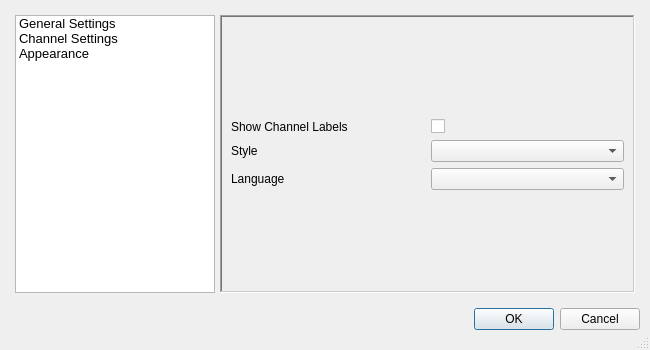
<?xml version="1.0" encoding="UTF-8"?>
<ui version="4.0">
 <class>gui_Preferences</class>
 <widget class="QDialog" name="gui_Preferences">
  <property name="geometry">
   <rect>
    <x>0</x>
    <y>0</y>
    <width>650</width>
    <height>350</height>
   </rect>
  </property>
  <property name="minimumSize">
   <size>
    <width>600</width>
    <height>350</height>
   </size>
  </property>
  <property name="windowTitle">
   <string>Preferences</string>
  </property>
  <property name="sizeGripEnabled">
   <bool>true</bool>
  </property>
  <property name="modal">
   <bool>false</bool>
  </property>
  <layout class="QGridLayout" name="gridLayout_5">
   <property name="leftMargin">
    <number>10</number>
   </property>
   <property name="topMargin">
    <number>10</number>
   </property>
   <property name="rightMargin">
    <number>10</number>
   </property>
   <property name="bottomMargin">
    <number>20</number>
   </property>
   <property name="spacing">
    <number>10</number>
   </property>
   <item row="2" column="0">
    <widget class="QDialogButtonBox" name="ctrl_actionButtons">
     <property name="minimumSize">
      <size>
       <width>0</width>
       <height>0</height>
      </size>
     </property>
     <property name="orientation">
      <enum>Qt::Horizontal</enum>
     </property>
     <property name="standardButtons">
      <set>QDialogButtonBox::Cancel|QDialogButtonBox::Ok</set>
     </property>
    </widget>
   </item>
   <item row="1" column="0">
    <layout class="QGridLayout" name="gridLayout_2">
     <property name="margin">
      <number>5</number>
     </property>
     <property name="spacing">
      <number>5</number>
     </property>
     <item row="0" column="0">
      <widget class="QListWidget" name="ctrl_preferenceTabList">
       <property name="minimumSize">
        <size>
         <width>0</width>
         <height>0</height>
        </size>
       </property>
       <property name="maximumSize">
        <size>
         <width>200</width>
         <height>16777215</height>
        </size>
       </property>
       <property name="sizeIncrement">
        <size>
         <width>0</width>
         <height>0</height>
        </size>
       </property>
       <property name="font">
        <font>
         <pointsize>10</pointsize>
        </font>
       </property>
       <property name="iconSize">
        <size>
         <width>40</width>
         <height>35</height>
        </size>
       </property>
       <property name="spacing">
        <number>10</number>
       </property>
       <item>
        <property name="text">
         <string>General Settings</string>
        </property>
        <property name="icon">
         <iconset resource="gui_resources.qrc">
          <normaloff>:/Images/pref_gears.png</normaloff>:/Images/pref_gears.png</iconset>
        </property>
       </item>
       <item>
        <property name="text">
         <string>Channel Settings</string>
        </property>
        <property name="icon">
         <iconset resource="gui_resources.qrc">
          <normaloff>:/Images/pref_sliders.png</normaloff>:/Images/pref_sliders.png</iconset>
        </property>
       </item>
       <item>
        <property name="text">
         <string>Appearance</string>
        </property>
        <property name="icon">
         <iconset resource="gui_resources.qrc">
          <normaloff>:/Images/pref_appearance.png</normaloff>:/Images/pref_appearance.png</iconset>
        </property>
       </item>
      </widget>
     </item>
     <item row="0" column="1" colspan="2">
      <widget class="QStackedWidget" name="ctrl_preferenceTabs">
       <property name="minimumSize">
        <size>
         <width>300</width>
         <height>0</height>
        </size>
       </property>
       <property name="frameShape">
        <enum>QFrame::WinPanel</enum>
       </property>
       <property name="frameShadow">
        <enum>QFrame::Sunken</enum>
       </property>
       <property name="currentIndex">
        <number>2</number>
       </property>
       <widget class="QWidget" name="page_generalSettings">
        <layout class="QGridLayout" name="gridLayout_4">
         <item row="10" column="0" colspan="2">
          <widget class="QLabel" name="lbl_startupProfile">
           <property name="text">
            <string>Startup Profile</string>
           </property>
          </widget>
         </item>
         <item row="3" column="2">
          <widget class="QCheckBox" name="ctrl_showTooltipOnMinimize">
           <property name="enabled">
            <bool>true</bool>
           </property>
           <property name="sizePolicy">
            <sizepolicy hsizetype="Fixed" vsizetype="Fixed">
             <horstretch>0</horstretch>
             <verstretch>0</verstretch>
            </sizepolicy>
           </property>
           <property name="styleSheet">
            <string notr="true"/>
           </property>
           <property name="text">
            <string/>
           </property>
          </widget>
         </item>
         <item row="11" column="0" colspan="2">
          <widget class="QLabel" name="lbl_shutdownProfile">
           <property name="text">
            <string>Shutdown Profile</string>
           </property>
          </widget>
         </item>
         <item row="0" column="2">
          <widget class="QCheckBox" name="ctrl_minimizeToTray">
           <property name="sizePolicy">
            <sizepolicy hsizetype="Fixed" vsizetype="Fixed">
             <horstretch>0</horstretch>
             <verstretch>0</verstretch>
            </sizepolicy>
           </property>
           <property name="styleSheet">
            <string notr="true"/>
           </property>
           <property name="text">
            <string/>
           </property>
          </widget>
         </item>
         <item row="1" column="2">
          <widget class="QCheckBox" name="ctrl_minimizeOnStart">
           <property name="sizePolicy">
            <sizepolicy hsizetype="Fixed" vsizetype="Fixed">
             <horstretch>0</horstretch>
             <verstretch>0</verstretch>
            </sizepolicy>
           </property>
           <property name="styleSheet">
            <string notr="true"/>
           </property>
           <property name="text">
            <string/>
           </property>
          </widget>
         </item>
         <item row="7" column="0" colspan="6">
          <widget class="Line" name="line">
           <property name="orientation">
            <enum>Qt::Horizontal</enum>
           </property>
          </widget>
         </item>
         <item row="3" column="0">
          <widget class="QLabel" name="lbl_ShowTooltipOnMinimize">
           <property name="enabled">
            <bool>true</bool>
           </property>
           <property name="text">
            <string>Show Tooltips while Minimized</string>
           </property>
           <property name="wordWrap">
            <bool>true</bool>
           </property>
          </widget>
         </item>
         <item row="2" column="2">
          <widget class="QCheckBox" name="ctrl_quitOnClose">
           <property name="sizePolicy">
            <sizepolicy hsizetype="Fixed" vsizetype="Fixed">
             <horstretch>0</horstretch>
             <verstretch>0</verstretch>
            </sizepolicy>
           </property>
           <property name="styleSheet">
            <string notr="true"/>
           </property>
           <property name="text">
            <string/>
           </property>
          </widget>
         </item>
         <item row="0" column="0">
          <widget class="QLabel" name="lbl_MinimizeToTray">
           <property name="text">
            <string>Minimize to Tray</string>
           </property>
          </widget>
         </item>
         <item row="1" column="0">
          <widget class="QLabel" name="lbl_minimizeOnStart">
           <property name="text">
            <string>Start Minimized</string>
           </property>
          </widget>
         </item>
         <item row="2" column="0">
          <widget class="QLabel" name="lbl_quitOnClose">
           <property name="text">
            <string>Quit on Close</string>
           </property>
          </widget>
         </item>
         <item row="10" column="2" colspan="4">
          <widget class="QComboBox" name="ctrl_startupProfile">
           <property name="styleSheet">
            <string notr="true"/>
           </property>
          </widget>
         </item>
         <item row="11" column="2" colspan="4">
          <widget class="QComboBox" name="ctrl_shutdownProfile">
           <property name="styleSheet">
            <string notr="true"/>
           </property>
           <property name="editable">
            <bool>false</bool>
           </property>
          </widget>
         </item>
         <item row="0" column="5">
          <widget class="QCheckBox" name="ctrl_alwaysShowTrayIcon">
           <property name="sizePolicy">
            <sizepolicy hsizetype="Fixed" vsizetype="Fixed">
             <horstretch>0</horstretch>
             <verstretch>0</verstretch>
            </sizepolicy>
           </property>
           <property name="text">
            <string/>
           </property>
          </widget>
         </item>
         <item row="0" column="3" colspan="2">
          <widget class="QLabel" name="lbl_alwaysShowTrayIcon">
           <property name="text">
            <string>Always Show Tray Icon</string>
           </property>
          </widget>
         </item>
        </layout>
       </widget>
       <widget class="QWidget" name="page_channelSettings">
        <layout class="QGridLayout" name="gridLayout">
         <item row="2" column="0" colspan="4">
          <widget class="QLabel" name="lbl_useLogRpmScale">
           <property name="text">
            <string>RPM sliders use logarithmic scale</string>
           </property>
          </widget>
         </item>
         <item row="2" column="4">
          <widget class="QCheckBox" name="ctrl_useLogRpmScale">
           <property name="styleSheet">
            <string notr="true"/>
           </property>
           <property name="text">
            <string/>
           </property>
          </widget>
         </item>
         <item row="3" column="0" colspan="6">
          <spacer name="verticalSpacer">
           <property name="orientation">
            <enum>Qt::Vertical</enum>
           </property>
           <property name="sizeHint" stdset="0">
            <size>
             <width>20</width>
             <height>40</height>
            </size>
           </property>
          </spacer>
         </item>
         <item row="0" column="0" rowspan="2" colspan="6">
          <widget class="QGroupBox" name="groupBox_3">
           <property name="title">
            <string/>
           </property>
           <property name="flat">
            <bool>false</bool>
           </property>
           <layout class="QGridLayout" name="gridLayout_3">
            <property name="margin">
             <number>5</number>
            </property>
            <item row="3" column="1">
             <widget class="QLineEdit" name="ctrl_channel3FanName"/>
            </item>
            <item row="2" column="0">
             <widget class="QLabel" name="lbl_channel2Name">
              <property name="text">
               <string>Channel 2</string>
              </property>
             </widget>
            </item>
            <item row="1" column="1">
             <widget class="QLineEdit" name="ctrl_channel1FanName"/>
            </item>
            <item row="6" column="1">
             <widget class="QLineEdit" name="ctrl_channel5FanName"/>
            </item>
            <item row="2" column="1">
             <widget class="QLineEdit" name="ctrl_channel2FanName"/>
            </item>
            <item row="4" column="1">
             <widget class="QLineEdit" name="ctrl_channel4FanName"/>
            </item>
            <item row="3" column="0">
             <widget class="QLabel" name="lbl_channel3Name">
              <property name="text">
               <string>Channel 3</string>
              </property>
             </widget>
            </item>
            <item row="4" column="0">
             <widget class="QLabel" name="lbl_channel4Name">
              <property name="text">
               <string>Channel 4</string>
              </property>
             </widget>
            </item>
            <item row="6" column="0">
             <widget class="QLabel" name="lbl_channel5Name">
              <property name="text">
               <string>Channel 5</string>
              </property>
             </widget>
            </item>
            <item row="1" column="0">
             <widget class="QLabel" name="lbl_channel1Name">
              <property name="text">
               <string>Channel 1</string>
              </property>
             </widget>
            </item>
            <item row="1" column="2">
             <widget class="QLineEdit" name="ctrl_channel1TempName"/>
            </item>
            <item row="2" column="2">
             <widget class="QLineEdit" name="ctrl_channel2TempName"/>
            </item>
            <item row="3" column="2">
             <widget class="QLineEdit" name="ctrl_channel3TempName"/>
            </item>
            <item row="4" column="2">
             <widget class="QLineEdit" name="ctrl_channel4TempName"/>
            </item>
            <item row="6" column="2">
             <widget class="QLineEdit" name="ctrl_channel5TempName"/>
            </item>
            <item row="0" column="1">
             <widget class="QLabel" name="lbl_channelNameHeader">
              <property name="text">
               <string>Fan Name</string>
              </property>
             </widget>
            </item>
            <item row="0" column="2">
             <widget class="QLabel" name="lbl_channelTempHeader">
              <property name="text">
               <string>Temperature Probe</string>
              </property>
             </widget>
            </item>
           </layout>
          </widget>
         </item>
        </layout>
       </widget>
       <widget class="QWidget" name="page_appearanceSettings">
        <layout class="QGridLayout" name="gridLayout_6">
         <item row="2" column="1">
          <widget class="QComboBox" name="ctrl_style"/>
         </item>
         <item row="2" column="0">
          <widget class="QLabel" name="lbl_selectStyle">
           <property name="text">
            <string>Style</string>
           </property>
          </widget>
         </item>
         <item row="3" column="0">
          <widget class="QLabel" name="lbl_selectLanguage">
           <property name="text">
            <string>Language</string>
           </property>
          </widget>
         </item>
         <item row="5" column="0">
          <spacer name="verticalSpacer_2">
           <property name="orientation">
            <enum>Qt::Vertical</enum>
           </property>
           <property name="sizeHint" stdset="0">
            <size>
             <width>20</width>
             <height>40</height>
            </size>
           </property>
          </spacer>
         </item>
         <item row="0" column="0">
          <spacer name="verticalSpacer_3">
           <property name="orientation">
            <enum>Qt::Vertical</enum>
           </property>
           <property name="sizeHint" stdset="0">
            <size>
             <width>20</width>
             <height>40</height>
            </size>
           </property>
          </spacer>
         </item>
         <item row="3" column="1">
          <widget class="QComboBox" name="ctrl_language"/>
         </item>
         <item row="1" column="1">
          <widget class="QCheckBox" name="ctrl_showChannelLabels">
           <property name="text">
            <string/>
           </property>
          </widget>
         </item>
         <item row="1" column="0">
          <widget class="QLabel" name="lbl_showChannelLabels">
           <property name="text">
            <string>Show Channel Labels</string>
           </property>
          </widget>
         </item>
        </layout>
       </widget>
      </widget>
     </item>
    </layout>
   </item>
  </layout>
 </widget>
 <tabstops>
  <tabstop>ctrl_preferenceTabList</tabstop>
  <tabstop>ctrl_minimizeToTray</tabstop>
  <tabstop>ctrl_alwaysShowTrayIcon</tabstop>
  <tabstop>ctrl_minimizeOnStart</tabstop>
  <tabstop>ctrl_quitOnClose</tabstop>
  <tabstop>ctrl_showTooltipOnMinimize</tabstop>
  <tabstop>ctrl_startupProfile</tabstop>
  <tabstop>ctrl_shutdownProfile</tabstop>
  <tabstop>ctrl_channel1FanName</tabstop>
  <tabstop>ctrl_channel1TempName</tabstop>
  <tabstop>ctrl_channel2FanName</tabstop>
  <tabstop>ctrl_channel2TempName</tabstop>
  <tabstop>ctrl_channel3FanName</tabstop>
  <tabstop>ctrl_channel3TempName</tabstop>
  <tabstop>ctrl_channel4FanName</tabstop>
  <tabstop>ctrl_channel4TempName</tabstop>
  <tabstop>ctrl_channel5FanName</tabstop>
  <tabstop>ctrl_channel5TempName</tabstop>
  <tabstop>ctrl_useLogRpmScale</tabstop>
  <tabstop>ctrl_actionButtons</tabstop>
 </tabstops>
 <resources>
  <include location="gui_resources.qrc"/>
 </resources>
 <connections>
  <connection>
   <sender>ctrl_actionButtons</sender>
   <signal>accepted()</signal>
   <receiver>gui_Preferences</receiver>
   <slot>accept()</slot>
   <hints>
    <hint type="sourcelabel">
     <x>248</x>
     <y>254</y>
    </hint>
    <hint type="destinationlabel">
     <x>157</x>
     <y>274</y>
    </hint>
   </hints>
  </connection>
  <connection>
   <sender>ctrl_actionButtons</sender>
   <signal>rejected()</signal>
   <receiver>gui_Preferences</receiver>
   <slot>reject()</slot>
   <hints>
    <hint type="sourcelabel">
     <x>316</x>
     <y>260</y>
    </hint>
    <hint type="destinationlabel">
     <x>286</x>
     <y>274</y>
    </hint>
   </hints>
  </connection>
 </connections>
</ui>
